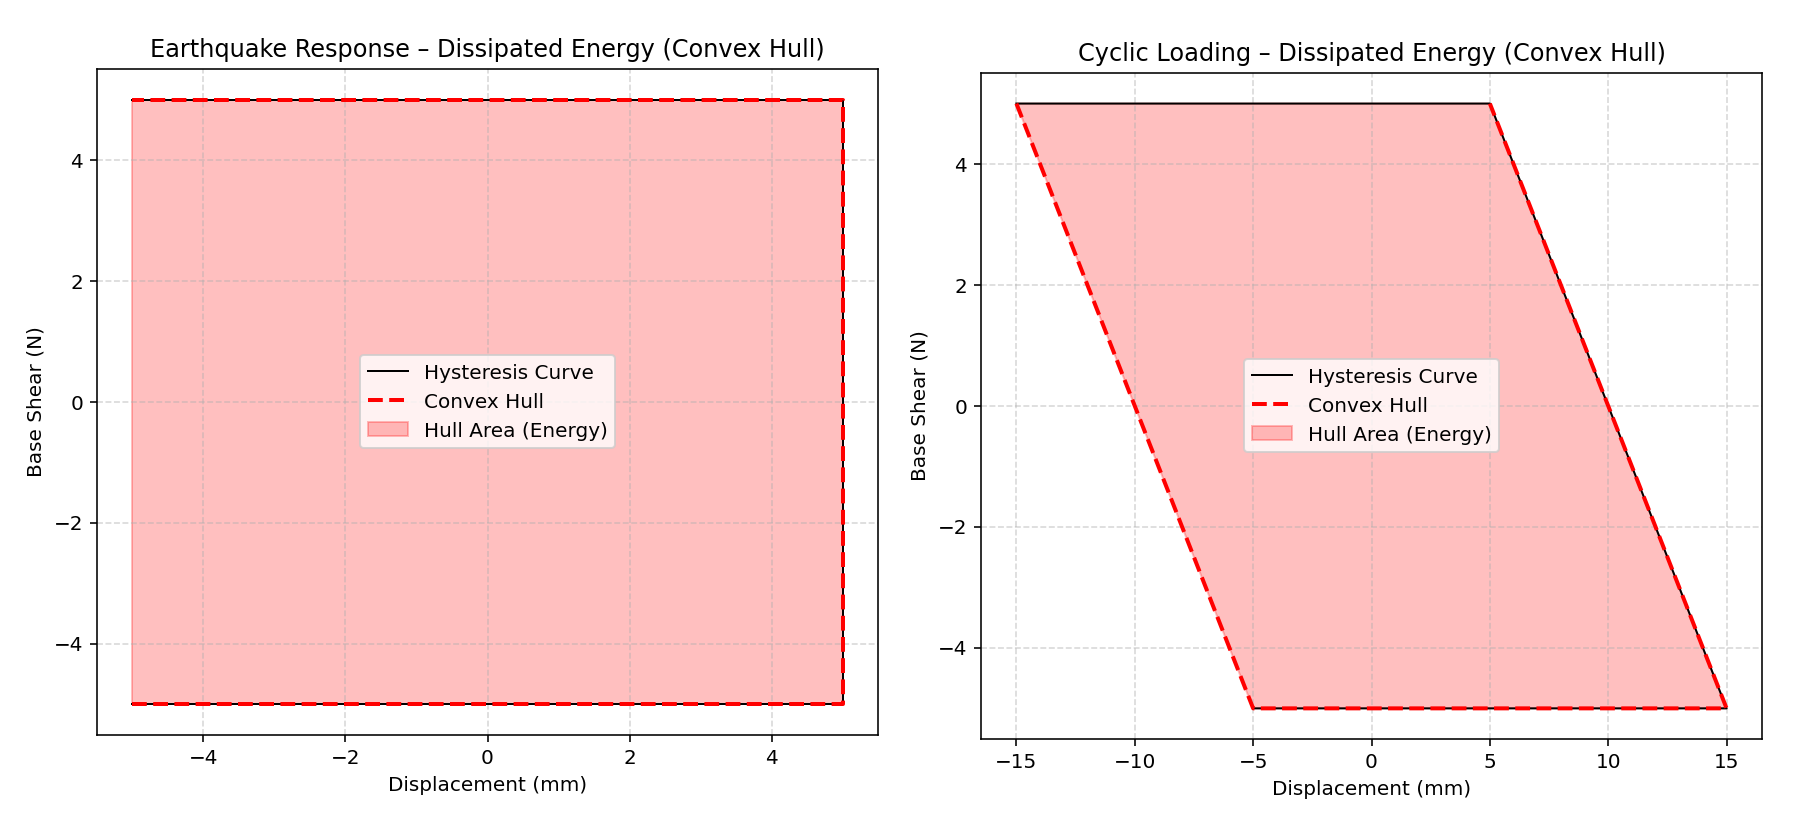

Generate this figure with Python:
"""
Energy Dissipation Capacity Index (EDCI):
The Energy Dissipation Capacity Index is a quantitative measure used in structural
 engineering to evaluate how effectively a structural element (e.g., a beam, column,
 shear wall, or connection) can absorb and dissipate energy during seismic loading
 compared to its performance under controlled cyclic displacement loading.
It compares the actual energy absorbed during an earthquake with the maximum energy
 dissipation capacity that the component demonstrates in a laboratory‑style cyclic test.

Why This Index Is Important:
During an earthquake, structures undergo repeated cycles of deformation.
 A system with high energy dissipation capacity can withstand more damage
 without collapsing because it can convert seismic input energy into hysteretic energy, not elastic rebound.

The EDCI helps engineers understand:
Ductility performance
Hysteretic behavior
Damage tolerance
Collapse prevention capability
It is especially used in performance‑based seismic evaluation and retrofit design.

THIS PYTHON SCRIPT WRITTEN BY SALAR DELAVAR GHASHGHAEI (QASHQAI) 
"""

#%%----------------------------------------------
# Example hysteresis data

#disp = [0, 5, 10, 5, 0, -5, -10, -5, 0, 10, 15, 20]
#shear = [0, 50, 80, 60, 0, -60, -80, -50, 0, 100, 150, 200]
disp_CP = [-5, 15, 5, -15]
reaction_CP = [-5, -5, 5, 5]

disp_SEI = [-5, 5, 5, -5]
reaction_SEI = [-5, -5, 5, 5]

# EVALUATION OF DISSIPATED ENERGY CAPACITY INDEX
def DISSIPATED_ENERGY_FUN_WITH_PLOT(displacement, base_shear, title="Hysteresis Curve"):
    """
    Compute dissipated energy using convex hull and plot the hysteresis curve
    with the outer hull area shaded.

    Parameters
    ----------
    displacement : array-like
    base_shear  : array-like
    title       : str

    Returns
    -------
    float
        Area of convex hull (dissipated energy)
    """
    import numpy as np
    from scipy.spatial import ConvexHull
    import matplotlib.pyplot as plt
    displacement = np.asarray(displacement)
    base_shear  = np.asarray(base_shear)

    if displacement.size != base_shear.size:
        raise ValueError("Displacement and base shear arrays must have equal lengths.")

    points = np.column_stack((displacement, base_shear))
    hull = ConvexHull(points)
    area = hull.volume   # 2D hull → area

    fig, ax = plt.subplots(figsize=(7, 6))

    # Plot full hysteresis
    ax.plot(displacement, base_shear, 'k-', linewidth=1, label="Hysteresis Curve")

    # Plot convex hull edges
    hull_pts = points[hull.vertices]
    ax.plot(hull_pts[:, 0], hull_pts[:, 1], 'r--', lw=2, label="Convex Hull")

    # Shade hull area
    ax.fill(hull_pts[:, 0], hull_pts[:, 1], color='red', alpha=0.25, label="Hull Area (Energy)")

    # Labels and style
    ax.set_title(title)
    ax.set_xlabel("Displacement (mm)")
    ax.set_ylabel("Base Shear (N)")
    ax.grid(True, linestyle='--', alpha=0.5)
    ax.legend()

    return area, fig

Ed_SEI, fig_SEI = DISSIPATED_ENERGY_FUN_WITH_PLOT(
    disp_SEI, reaction_SEI, 
    title="Earthquake Response – Dissipated Energy (Convex Hull)"
)
fig_SEI.show()

print(f"Dissipated Energy from Earthquake= {Ed_SEI:.2f} N·mm")

Ed_CP, fig_CP = DISSIPATED_ENERGY_FUN_WITH_PLOT(
    disp_CP, reaction_CP,
    title="Cyclic Loading – Dissipated Energy (Convex Hull)"
)
fig_CP.show()

print(f"Dissipated Energy from Cyclic Displacement= {Ed_CP:.2f} N·mm")


DECI = 100 * Ed_SEI / Ed_CP

if DECI <= 100:
    print(f'\n\tDISSIPATED ENERGY CAPACITY INDEX: {DECI:.3f} [%]\n')
else:
    print('\n\tFOR EVALUATION OF DISSIPATED ENERGY CAPACITY INDEX:')
    print('\n\tCHECK THE CYCLIC DISPLACEMENT ANALYSIS AND IF IT IS POSSIBLE')
    print('\t\t\tINCREASE THE DISPLACEMENT.\n')

if DECI <= 0:
    print("\n\tZONE 0: NO DAMAGE\n")
elif DECI > 0 and DECI <= 10:
    print("\n\tZONE 1: VERY MINOR DAMAGE\n")
elif DECI > 10 and DECI <= 20:
    print("\n\tZONE 2: MINOR DAMAGE\n")
elif DECI > 20 and DECI <= 30:
    print("\n\tZONE 3: MODERATE–LOW DAMAGE\n")
elif DECI > 30 and DECI <= 40:
    print("\n\tZONE 4: MODERATE DAMAGE\n")
elif DECI > 40 and DECI <= 50:
    print("\n\tZONE 5: MODERATE–HIGH DAMAGE\n")
elif DECI > 50 and DECI <= 60:
    print("\n\tZONE 6: SEVERE–LOW DAMAGE\n")
elif DECI > 60 and DECI <= 70:
    print("\n\tZONE 7: SEVERE–MEDIUM DAMAGE\n")    
elif DECI > 70 and DECI <= 80:
    print("\n\tZONE 8: SEVERE–HIGH DAMAGE\n")
elif DECI > 80 and DECI <= 90:
    print("\n\tZONE 9: VERY SEVERE DAMAGE\n")
elif DECI > 90 and DECI <= 100:
    print("\n\tZONE 10: FAILURE DAMAGE\n")      
#%%----------------------------------------------------
